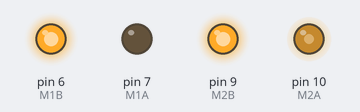
The sketch below on a simulated Arduino Uno, built with avr-gcc and run on an emulated ATmega328P. On the bench: output pins drawn as LEDs (lit = HIGH).

Above: at 0.1 s.
Timing chart, 0 to 1.6 s (numbered marks = the images above):
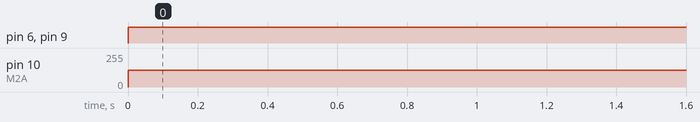

Measured:
- by itself, pin 6 (M1B), pin 9 (M2B): LOW → HIGH at 0.00 s
- by itself, pin 10 (M2A): 0/255 → 127/255 at 0.00 s

The sketch:

Movement.ino
```cpp
#define M1A 7
#define M1B 6
#define M2A 10
#define M2B 9

void setup() {
  // put your setup code here, to run once:
  pinMode(M1A, OUTPUT);
  pinMode(M2A, OUTPUT);
  pinMode(M1B, OUTPUT);
  pinMode(M2B, OUTPUT);
}

void loop() {

  // Serial.println("Testing Forward (fast decay): ");
  // analogWrite(M1A, 200);
  // analogWrite(M1B, 0);

  // analogWrite(M2A, 200);
  // analogWrite(M2B, 0);

  // Serial.println("Testing Backwards (fast decay): ");

  // analogWrite(M1A, 0);
  // analogWrite(M1B, 200);

  // analogWrite(M2A, 0);
  // analogWrite(M2B, 200);


  // Serial.println("Testing Backwards (slow decay): ");

  // analogWrite(M1A, 255);
  // analogWrite(M1B, 127);

  // analogWrite(M2A, 255);
  // analogWrite(M2B, 127);

  Serial.println("Testing Backwards (slow decay): ");
  analogWrite(M1A, 127);
  analogWrite(M1B, 255);

  analogWrite(M2A, 127);
  analogWrite(M2B, 255);

}
```
